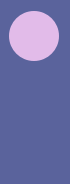
     <widget class="QFrame" name="frame">
      <property name="minimumSize">
       <size>
        <width>70</width>
        <height>0</height>
       </size>
      </property>
      <property name="maximumSize">
       <size>
        <width>70</width>
        <height>16777215</height>
       </size>
      </property>
      <property name="styleSheet">
       <string notr="true">background-color:rgb(90, 99, 156)</string>
      </property>
      <property name="frameShape">
       <enum>QFrame::NoFrame</enum>
      </property>
      <layout class="QVBoxLayout" name="verticalLayout_2">
       <property name="spacing">
        <number>2</number>
       </property>
       <property name="leftMargin">
        <number>0</number>
       </property>
       <property name="topMargin">
        <number>0</number>
       </property>
       <property name="rightMargin">
        <number>0</number>
       </property>
       <property name="bottomMargin">
        <number>0</number>
       </property>
       <item>
        <widget class="QFrame" name="frame_9">
         <property name="frameShape">
          <enum>QFrame::NoFrame</enum>
         </property>
        </widget>
       </item>
       <item>
        <widget class="QFrame" name="frame_10">
         <property name="styleSheet">
          <string notr="true">QPushButton{

border-radius: 25px;
}

QPushButton:checked{
background-color:#E2BBE9;

}

</string>
         </property>
         <property name="frameShape">
          <enum>QFrame::NoFrame</enum>
         </property>
         <layout class="QVBoxLayout" name="verticalLayout_3">
          <item>
           <widget class="QPushButton" name="mainButton_DB">
            <property name="minimumSize">
             <size>
              <width>50</width>
              <height>50</height>
             </size>
            </property>
            <property name="maximumSize">
             <size>
              <width>50</width>
              <height>50</height>
             </size>
            </property>
            <property name="cursor">
             <cursorShape>PointingHandCursor</cursorShape>
            </property>
            <property name="styleSheet">
             <string notr="true">border:0px;</string>
            </property>
            <property name="text">
             <string/>
            </property>
            <property name="icon">
             <iconset>
              <normaloff>Assets/database_white.png</normaloff>Assets/database_white.png</iconset>
            </property>
            <property name="iconSize">
             <size>
              <width>50</width>
              <height>50</height>
             </size>
            </property>
            <property name="checkable">
             <bool>true</bool>
            </property>
            <property name="checked">
             <bool>true</bool>
            </property>
            <property name="autoExclusive">
             <bool>true</bool>
            </property>
           </widget>
          </item>
          <item>
           <widget class="QPushButton" name="mainButton_visualizacion">
            <property name="minimumSize">
             <size>
              <width>50</width>
              <height>50</height>
             </size>
            </property>
            <property name="maximumSize">
             <size>
              <width>50</width>
              <height>50</height>
             </size>
            </property>
            <property name="cursor">
             <cursorShape>PointingHandCursor</cursorShape>
            </property>
            <property name="text">
             <string/>
            </property>
            <property name="icon">
             <iconset>
              <normaloff>:/icons/Assets/display_white.png</normaloff>:/icons/Assets/display_white.png</iconset>
            </property>
            <property name="iconSize">
             <size>
              <width>4000</width>
              <height>50</height>
             </size>
            </property>
            <property name="checkable">
             <bool>true</bool>
            </property>
            <property name="checked">
             <bool>false</bool>
            </property>
            <property name="autoExclusive">
             <bool>true</bool>
            </property>
           </widget>
          </item>
          <item>
           <widget class="QPushButton" name="mainButton_anadirArchivo">
            <property name="minimumSize">
             <size>
              <width>50</width>
              <height>50</height>
             </size>
            </property>
            <property name="maximumSize">
             <size>
              <width>50</width>
              <height>50</height>
             </size>
            </property>
            <property name="cursor">
             <cursorShape>PointingHandCursor</cursorShape>
            </property>
            <property name="styleSheet">
             <string notr="true">border:0px;</string>
            </property>
            <property name="text">
             <string/>
            </property>
            <property name="icon">
             <iconset>
              <normaloff>Assets/addDicom_white.png</normaloff>Assets/addDicom_white.png</iconset>
            </property>
            <property name="iconSize">
             <size>
              <width>50</width>
              <height>50</height>
             </size>
            </property>
            <property name="checkable">
             <bool>true</bool>
            </property>
            <property name="autoExclusive">
             <bool>true</bool>
            </property>
           </widget>
          </item>
         </layout>
        </widget>
       </item>
       <item>
        <widget class="QFrame" name="frame_11">
         <property name="frameShape">
          <enum>QFrame::NoFrame</enum>
         </property>
        </widget>
       </item>
      </layout>
     </widget>
